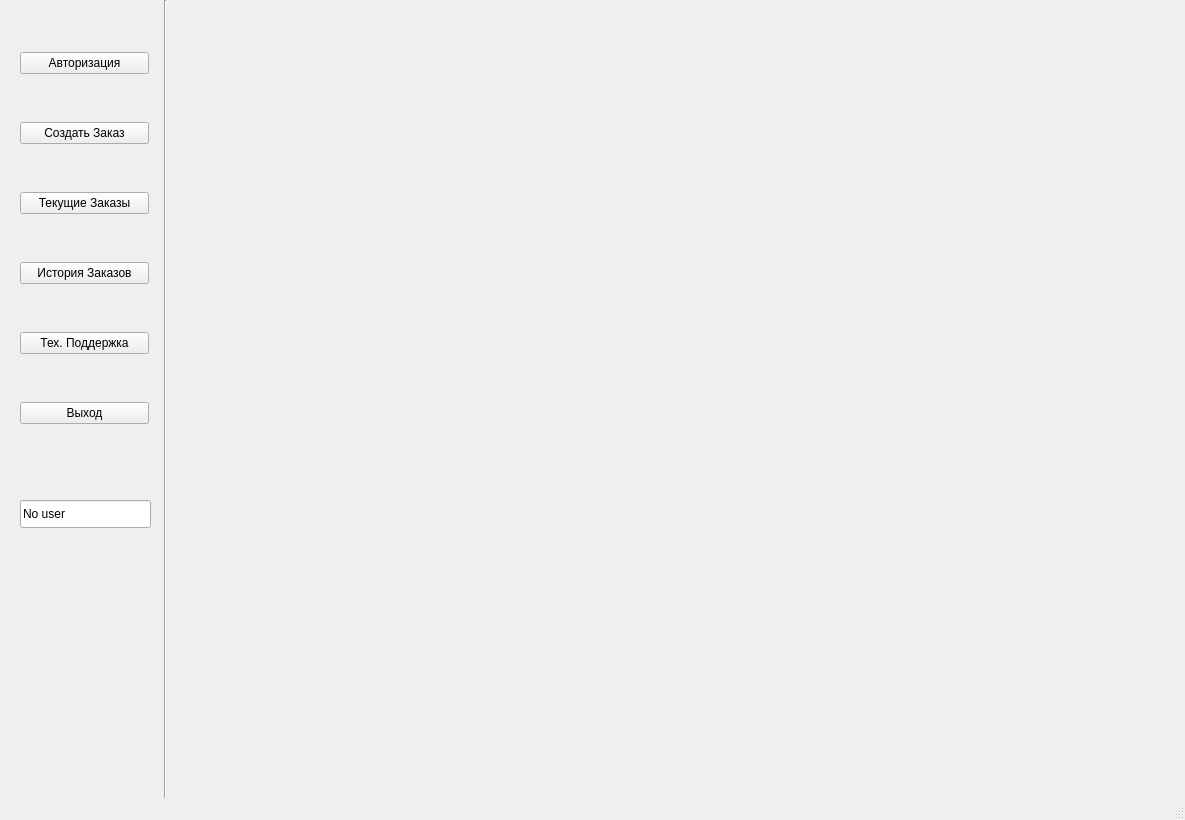
<?xml version="1.0" encoding="UTF-8"?>
<ui version="4.0">
 <class>MainWindow</class>
 <widget class="QMainWindow" name="MainWindow">
  <property name="geometry">
   <rect>
    <x>0</x>
    <y>0</y>
    <width>1185</width>
    <height>820</height>
   </rect>
  </property>
  <property name="windowTitle">
   <string>MainWindow</string>
  </property>
  <widget class="QWidget" name="centralwidget">
   <widget class="Line" name="line">
    <property name="geometry">
     <rect>
      <x>160</x>
      <y>0</y>
      <width>10</width>
      <height>1000</height>
     </rect>
    </property>
    <property name="orientation">
     <enum>Qt::Vertical</enum>
    </property>
   </widget>
   <widget class="QLineEdit" name="UserLine">
    <property name="geometry">
     <rect>
      <x>20</x>
      <y>500</y>
      <width>131</width>
      <height>28</height>
     </rect>
    </property>
    <property name="text">
     <string>No user</string>
    </property>
    <property name="readOnly">
     <bool>true</bool>
    </property>
   </widget>
   <widget class="QWidget" name="">
    <property name="geometry">
     <rect>
      <x>20</x>
      <y>10</y>
      <width>129</width>
      <height>461</height>
     </rect>
    </property>
    <layout class="QVBoxLayout" name="verticalLayout">
     <item>
      <widget class="QPushButton" name="AutoBut">
       <property name="text">
        <string>Авторизация</string>
       </property>
      </widget>
     </item>
     <item>
      <widget class="QPushButton" name="CreaBut">
       <property name="text">
        <string>Создать Заказ</string>
       </property>
      </widget>
     </item>
     <item>
      <widget class="QPushButton" name="CurrBut">
       <property name="text">
        <string>Текущие Заказы</string>
       </property>
      </widget>
     </item>
     <item>
      <widget class="QPushButton" name="HistBut">
       <property name="text">
        <string>История Заказов</string>
       </property>
      </widget>
     </item>
     <item>
      <widget class="QPushButton" name="SuppBut">
       <property name="text">
        <string>Тех. Поддержка</string>
       </property>
      </widget>
     </item>
     <item>
      <widget class="QPushButton" name="ExitBut">
       <property name="text">
        <string>Выход</string>
       </property>
      </widget>
     </item>
    </layout>
   </widget>
  </widget>
  <widget class="QMenuBar" name="menubar">
   <property name="geometry">
    <rect>
     <x>0</x>
     <y>0</y>
     <width>1185</width>
     <height>25</height>
    </rect>
   </property>
  </widget>
  <widget class="QStatusBar" name="statusbar"/>
 </widget>
 <resources/>
 <connections/>
</ui>
